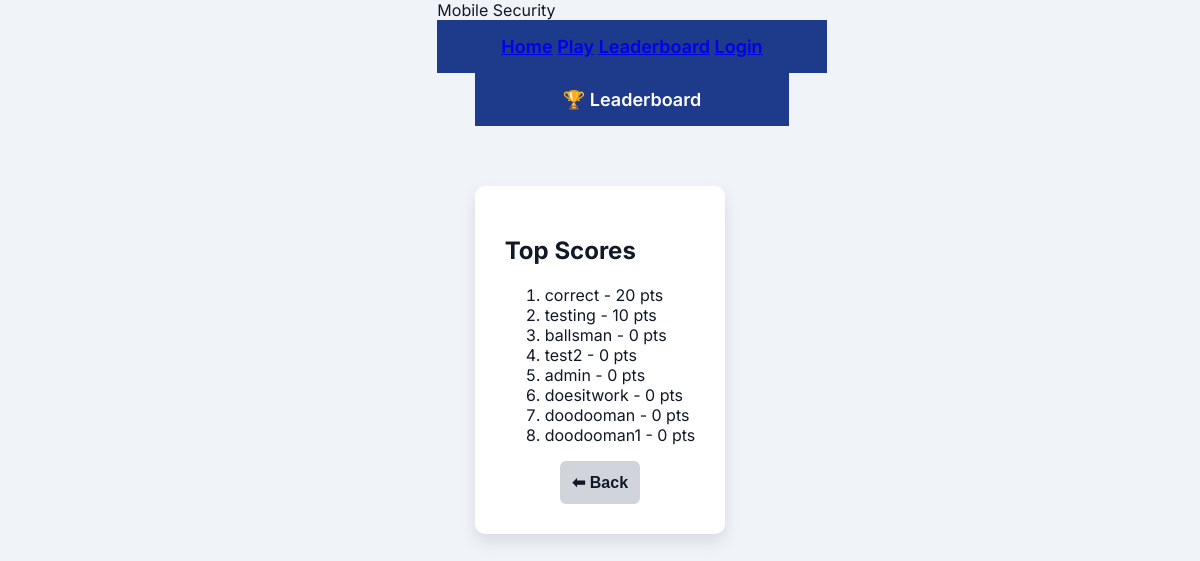
Before: /leaderboard/ (signed in) with the older database file.
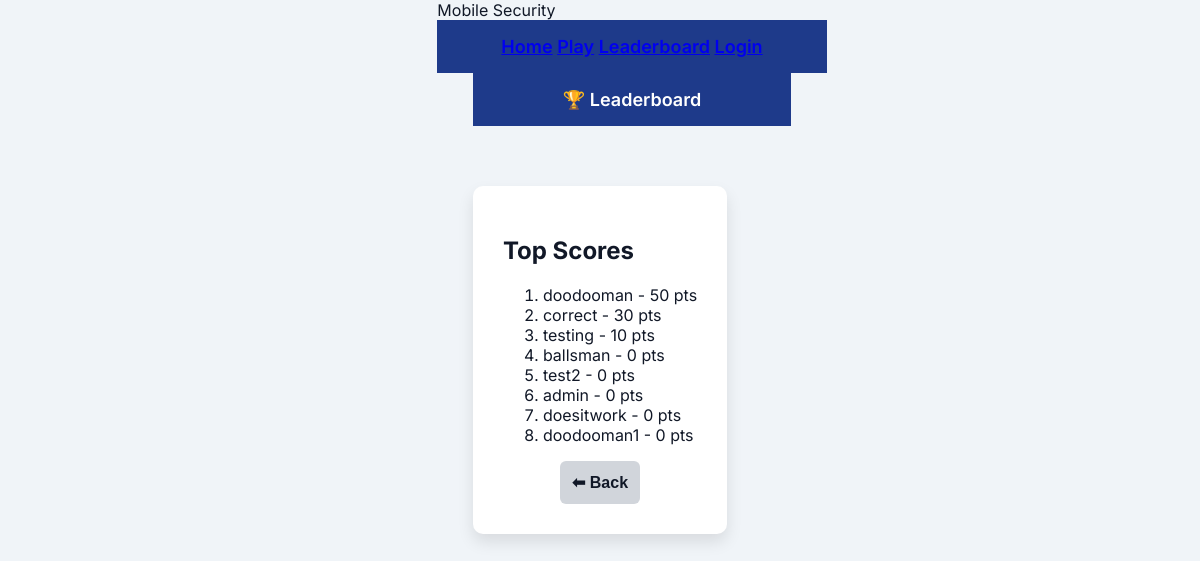
After: the same page with the newer database file.
### accounts/models.py (models this page shows)
class CustomUser(AbstractUser):
    high_score = models.IntegerField(default=0)
    email = models.EmailField(unique=True)

### core/views.py (the view)
# urls.py: path('leaderboard/', views.leaderboard_page, name='leaderboard-page'),
@login_required(login_url='accounts:login-page')
def leaderboard_page(request):
    top_users = User.objects.order_by('-high_score')[:10]
    return render(request, 'leaderboard.html', {'top_users': top_users})

### core/templates/leaderboard.html (shortened to what this page needs)
{% extends "global.html" %}
{% load static %}
{% block extra_css %}
  <link rel="stylesheet" href="{% static 'homepage/css/style.css' %}">
{% endblock %}
{% block content %}
<head>
</head>
<body>
<nav>🏆 Leaderboard</nav>
<div class="card">
  <h2>Top Scores</h2>
  {% if top_users %}
    <ol>
      {% for user in top_users %}
        <li>{{ user.username }} - {{ user.high_score }} pts</li>
      {% endfor %}
    </ol>
  {% else %}
    <p>No users have scores yet.</p>
  {% endif %}
  <div class="back-button">
    <a href="{% url 'core:home-page' %}"><button>⬅ Back</button></a>
  </div>
</div>
</body>
{% endblock %}

### templates/global.html (shortened to what this page needs)
{% load static %}
<!DOCTYPE html>
<html lang="en">
    <head>
        <link href="{% static 'css/global.css' %}" rel="stylesheet">
        {% block extra_css %}{% endblock %}
    </head>
    <body>
        <header class="title-bar">
            <div class="logo">Mobile Security</div>
            <nav class="nav-links">
                <a href="{% url 'core:home-page' %}">Home</a>
                <a href="{% url 'core:home-page' %}">Play</a>
                <a href="{% url 'core:leaderboard-page' %}">Leaderboard</a>
                <a href="{% url 'accounts:login-page' %}">Login</a>
            </nav>
        </header>
        <main>
            {% block content %}{% endblock %}
        </main>
    </body>
</html>

### core/static/homepage/css/style.css (style rules this page uses)
:root { --primary: #1E3A8A; --accent: #10B981; --error: #EF4444; --bg: #f0f4f8; --text: #111827; --card: #ffffff; --border: #d1d5db; --shadow: rgba(0, 0, 0, 0.1); }
body { font-family: 'Inter', sans-serif; margin: 0; background: var(--bg); color: var(--text); display: flex; flex-direction: column; align-items: center; }
nav { background: var(--primary); color: white; width: 100%; padding: 16px 32px; font-size: 18px; font-weight: 600; text-align: center; }
.card { background: var(--card); padding: 30px; margin-top: 60px; border-radius: 10px; box-shadow: 0 8px 16px var(--shadow); width: 100%; max-width: 400px; box-sizing: border-box; }
button { background: var(--primary); color: white; padding: 12px; border: none; border-radius: 6px; font-size: 16px; cursor: pointer; font-weight: 600; transition: background 0.3s ease; }
.extra-links, .back-button, .new-user { text-align: center; margin-top: 15px; }
.back-button button { background: var(--border); color: var(--text); }

Changed rows visible on the page:
changed CustomUser "doodooman": high_score "0" → "50"; moves up the list
changed CustomUser "correct": high_score "20" → "30"
